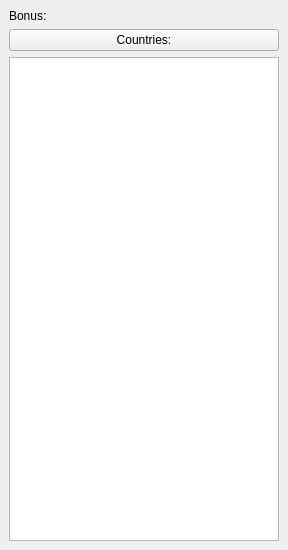
<ui version="4.0" >
 <class>KsirkContinentDefinition</class>
 <widget class="QDockWidget" name="KsirkContinentDefinition" >
  <property name="geometry" >
   <rect>
    <x>0</x>
    <y>0</y>
    <width>288</width>
    <height>550</height>
   </rect>
  </property>
  <property name="windowTitle" >
   <string>Continent</string>
  </property>
  <widget class="QWidget" name="dockWidgetContents" >
   <layout class="QVBoxLayout" name="verticalLayout" >
    <item>
     <layout class="QHBoxLayout" name="horizontalLayout" >
      <item>
       <widget class="QLabel" name="label" >
        <property name="text" >
         <string>Bonus:</string>
        </property>
       </widget>
      </item>
      <item>
       <widget class="KIntNumInput" name="bonus" >
        <property name="toolTip" >
         <string>Number of bonus points when owning the full continent</string>
        </property>
        <property name="whatsThis" >
         <string>Number of bonus points when owning the full continent.

At the end of each turn a number of armies is distributed to each player. If one player owns all the countries of this continent, he/she gains this bonus.

The bonus should be proportional to the continent's size and to the difficulty to conquer it or to keep it.</string>
        </property>
        <property name="text" stdset="0" >
         <string/>
        </property>
       </widget>
      </item>
     </layout>
    </item>
    <item>
     <widget class="QPushButton" name="selectcountriesbutton" >
      <property name="toolTip" >
       <string>Select the countries contained in this continent</string>
      </property>
      <property name="whatsThis" >
       <string>Click here to select the countries contained in this continent.

A list of all the world's countries will be shown and you will be able to select the countries using the mouse and the Ctrl and Shift keys.</string>
      </property>
      <property name="text" >
       <string>Countries:</string>
      </property>
     </widget>
    </item>
    <item>
     <widget class="QListWidget" name="countrieslist" >
      <property name="toolTip" >
       <string>Continent's countries</string>
      </property>
      <property name="whatsThis" >
       <string>This is the list of countries currently forming this continent.</string>
      </property>
     </widget>
    </item>
   </layout>
  </widget>
 </widget>
 <customwidgets>
  <customwidget>
   <class>KIntNumInput</class>
   <extends>QWidget</extends>
   <header>knuminput.h</header>
  </customwidget>
 </customwidgets>
 <resources/>
 <connections/>
</ui>
